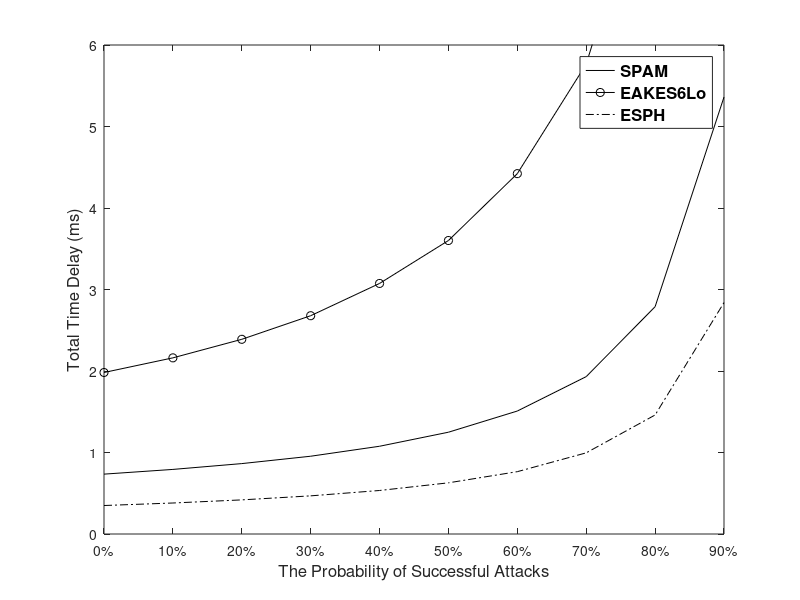

Write the MATLAB code that produced this figure.
clc;
clear;
%Authentication==========

%functions===================
th =  0.0601; %hash
tm = 0.0789;  %HMAC
ta = 0.1447;  %AES
ts = 0.8521;  %ECDSA sign
tv = 0.9060;  %ECDSA Verify
tp = 0.2414;  %point multiplication

%SPAM AUTHENTICATION
SPAM_MN = [ta+3*th,ta,th,ta+th];
SPAM_MAG = [2*ta+5*th,ta+2*th,ta,th+ta,th+ta,th+ta];
SPAM_LMA = [ta+th,2*th+ta,ta];
SPAM=[th,ta+2*th,2*ta+5*th,ta+2*th,ta+th,ta+th,ta,th+ta,ta+th,2*th+ta,th+ta,th+ta,ta];

%total===============================
for tmp = 2:length(SPAM_MN);
    SPAM_MN(tmp)=SPAM_MN(tmp-1)+SPAM_MN(tmp);        
end

for tmp = 2:length(SPAM);
    SPAM(tmp)=SPAM(tmp-1)+SPAM(tmp);        
end

%EAKES6Lo AUTHENTICATION
EAKES6Lo_MN = [ta+ts,tv,tm];
EAKES6Lo_MAG = [tv,tv];
EAKES6Lo_LMA = [tv,tm+ts,tv];
EAKES6Lo_AAA = [tv,tv,tm,ta,ts+tm];
EAKES6Lo=[ta+ts,tv,tv,tm+ts,tv,tv,tm,ta,ts+tm,tv,tv,tv,tm];

%total===============================
for tmp = 2:length(EAKES6Lo_MN);
    EAKES6Lo_MN(tmp)=EAKES6Lo_MN(tmp-1)+EAKES6Lo_MN(tmp);        
end

for tmp = 2:length(EAKES6Lo);
    EAKES6Lo(tmp)=EAKES6Lo(tmp-1)+EAKES6Lo(tmp);        
end



%ESPH AUTHENTICATION
ESPH_MN = [th+ta,ta];
ESPH_MAG = [tv,th,tp,tm,th+tm,ta,ta,ta];
ESPH_LMA = [tm,tm,tm+th,tm+2*th,ta,ta];
ESPH_AAA = [tm,ta,6*th+tm];
ESPH=[th+ta,tv,th,tp,tm,tm,tm,tm,ta,6*th+tm,tm+th,tm+2*th,th+tm,ta,ta,ta,ta,ta,ta];

%total===============================
for tmp = 2:length(ESPH_MN);
    ESPH_MN(tmp)=ESPH_MN(tmp-1)+ESPH_MN(tmp);        
end

for tmp = 2:length(ESPH);
    ESPH(tmp)=ESPH(tmp-1)+ESPH(tmp);        
end

%============================================
OURS_MN=ESPH_MN;
%===========================================
total_number = 10000;
attack_real_number= 0;
y_sake = zeros(1,10);
y_eake = zeros(1,10);
y_our = zeros(1,10);
left_time_SAKES= 0;
left_time_EAKES= 0;
left_time_OUR= 0;
n=1;

for x=0:0.1:0.9
    left_time_SAKES = total_number*(1-x)*SPAM_MN(length(SPAM_MN));
    left_time_EAKES = total_number*(1-x)*EAKES6Lo_MN(length(EAKES6Lo_MN));
	left_time_OUR = total_number*(1-x)*OURS_MN(length(OURS_MN));
    
	attack_real_number = uint16(total_number*x);
    
	counts_SAKES = randi([1,length(SPAM_MN)],1,attack_real_number); 
    counts_EAKES = randi([1,length(EAKES6Lo_MN)],1,attack_real_number);
	counts_OUR = randi([1,length(OURS_MN)],1,attack_real_number); 
,    
	attack_total_delay_SAKES = 0;
    attack_total_delay_EAKES = 0;
	attack_total_delay_OUR = 0;
    
	for i=1:attack_real_number
        attack_total_delay_SAKES = attack_total_delay_SAKES + SPAM_MN(counts_SAKES(i));
        attack_total_delay_EAKES = attack_total_delay_EAKES + EAKES6Lo_MN(counts_EAKES(i));
		attack_total_delay_OUR = attack_total_delay_OUR + OURS_MN(counts_OUR(i)); 
	end

	y_sake(n)=(left_time_SAKES+attack_total_delay_SAKES)/(total_number*(1-x));
    y_eake(n)=(left_time_EAKES+attack_total_delay_EAKES)/(total_number*(1-x));
	y_our(n)=(left_time_OUR+attack_total_delay_OUR)/(total_number*(1-x));
    
    n=n+1;
end

x=0:0.1:0.9;
%figure;
plot(x,y_sake,'-k',x,y_eake,'-ok',x,y_our,'-.k');
set(gca,'XTick',0:0.1:1);
set(gca, 'xticklabel', {'0%','10%','20%','30%','40%','50%','60%','70%','80%','90%','100%'});
% title('Time Consumption of MN between SPAM and OURS','fontsize',12);
xlabel('The Probability of Successful Attacks','fontsize',12);
ylabel('Total Time Delay (ms)','fontsize',12);
legend({'SPAM','EAKES6Lo','ESPH'},'FontSize',12,'FontWeight','bold');
axis([0,0.9,0,6]);
